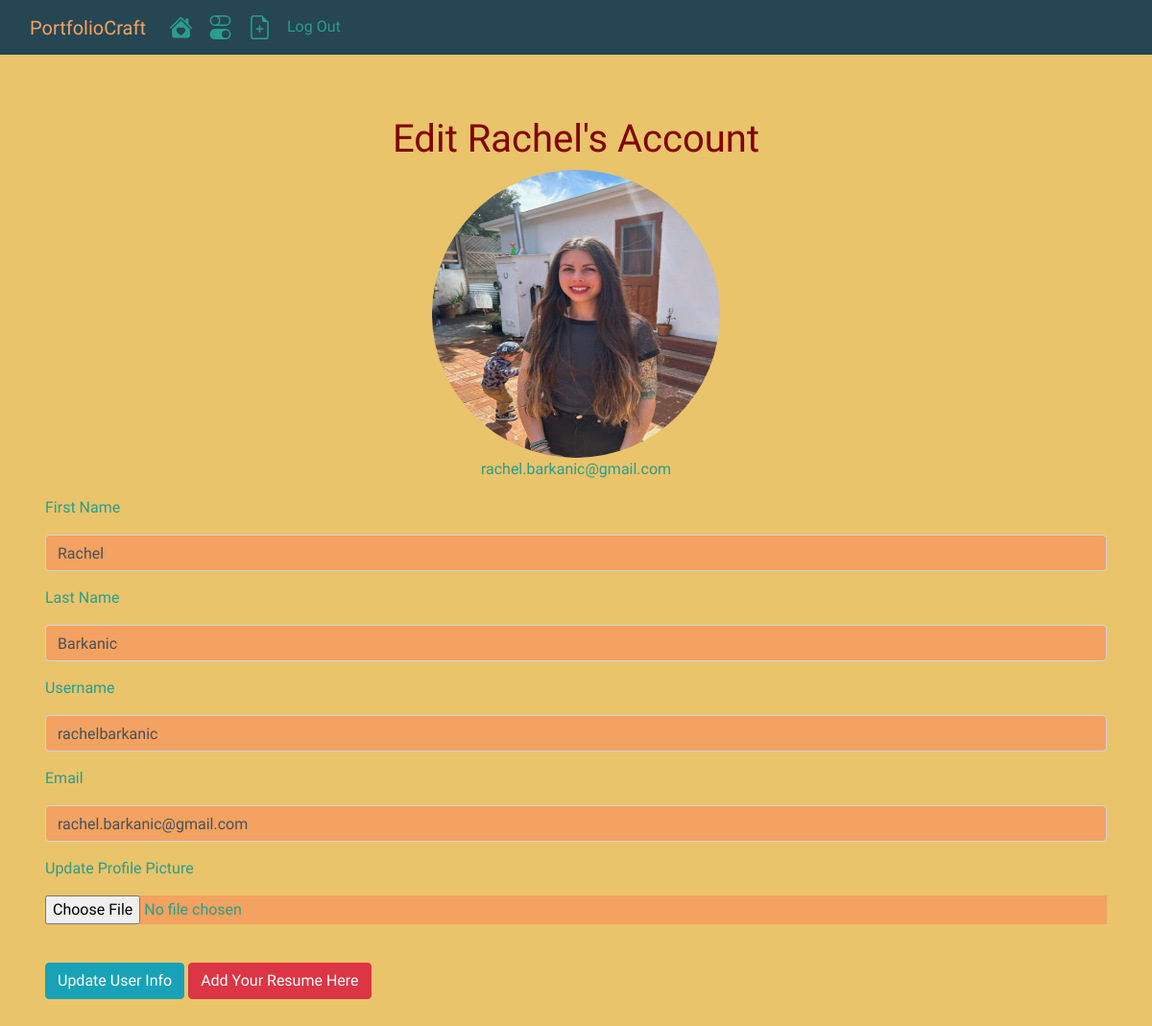
Page /account (signed in) on the committed database.
### portfoliocraft/models.py (models this page shows, shortened)
class User(db.Model, UserMixin):
    __tablename__ = 'users'
    id = db.Column(db.Integer, autoincrement = True, primary_key = True)
    profile_image = db.Column(db.String(255), nullable = False, default = 'default_profile.png')
    resume = db.Column(db.String(255), nullable = False, default = 'default_resume.png')
    first_name = db.Column(db.String(255), nullable = False, index=True)
    last_name = db.Column(db.String(255), nullable = False, index=True)
    username = db.Column(db.String(255), unique = True, nullable = False, index=True)
    email = db.Column(db.String(255), unique = True, nullable = False, index=True)
    password_hash = db.Column(db.String(255), nullable = False)
    projects = db.relationship('Project', backref = 'author', lazy = True)

### portfoliocraft/users/views.py (the view)
@users.route('/account', methods=['GET', 'POST'])
@login_required
def account():
    form = UpdateUserForm()
    if request.method == 'POST':
        form.validate_on_submit()
        user = User.query.filter_by(username = current_user.username).first()
        if form.picture.data:
            username = user.username
            pic = add_profile_pic(form.picture.data, username)
            user.profile_image = pic
        user.first_name = form.first_name.data
        user.last_name = form.last_name.data
        user.username = form.username.data
        user.email = form.email.data
        db.session.commit()
        flash('Your Account Information Has Been Updated!')
        return redirect(url_for('users.account'))
    elif request.method == 'GET':
        form.first_name.data = current_user.first_name
        form.last_name.data = current_user.last_name
        form.username.data = current_user.username
        form.email.data = current_user.email
    profile_image = url_for('static', filename='profile_pics/' + current_user.profile_image)
    return render_template('account.html', profile_image = profile_image, form = form)

### portfoliocraft/users/forms.py (shortened to what this page needs)
class UpdateUserForm(FlaskForm):
    first_name = StringField('First Name')
    last_name = StringField('Last Name')
    username = StringField('Username')
    email = StringField('Email', validators=[Email()])
    picture = FileField('Update Profile Picture', validators=[FileAllowed(['jpg', 'png', 'jpeg', 'gif'])])
    resume = FileField('Add Your Resume', validators=[FileAllowed(['jpg', 'png', 'jpeg', 'gif', 'pdf'])])
    submit = SubmitField('Update User Info')

### portfoliocraft/models.py (called while the page is built)
@login_manager.user_loader
def load_user(user_id):
    return User.query.get(user_id)

### portfoliocraft/templates/account.html (shortened to what this page needs)
{% extends 'base.html' %}
{% block body %}
<div class="jumbotron">
    <div align='center'>
        <h1 >Edit {{current_user.first_name}}'s Account </h1>
        <img class="profile-pic" align='center' src="{{ url_for('static', filename='profile_pics/' + current_user.profile_image) }}">
        <p>{{ current_user.email }}</p>
</div>
<div class="container">
    <form method="POST" action="/account" enctype="multipart/form-data">
        <div class="form-group">
        {{ form.first_name.label(class='form-group') }}
        {{ form.first_name(class='form-control') }}
        </div>
        <div class="form-group">
        {{ form.last_name.label(class='form-group') }}
        {{ form.last_name(class='form-control') }}
        </div>
        <div class="form-group">
        {{ form.username.label(class='form-group') }}
        {{ form.username(class='form-control') }}
        </div>
        <div class="form-group">
        {{ form.email.label(class='form-group') }}
        {{ form.email(class='form-control') }}
        </div>
        <div class="form-group">
        {{ form.picture.label(class='form-group') }}
        {{ form.picture(class='form-control-file') }}
        </div>
        <br>
        {{ form.submit(class='btn btn-info') }}
        <button class="btn btn-danger"><a class="resume-btn" href="{{url_for('users.upload_file')}}">Add Your Resume Here</a></button>
    </form>
    <br>
</div>
{% endblock %}

### portfoliocraft/static/styles.css (style rules this page uses)
.profile-pic { height: 300px; width: 300px; border-radius: 50%; }
body { font-family: 'Tilt Neon', cursive; background-color: #e9c46a; color: #2a9d8f; }
.jumbotron { background-color: #e9c46a; }
.resume-btn { color: white; }
.form-control { background-color: #f4a261; }
.form-control-file { background-color: #f4a261; }
h1 { color: maroon; }

### rows in the picture
User: first_name "Rachel", profile_image (picture), email "rachel.barkanic@gmail.com", last_name "Barkanic", username "rachelbarkanic"
